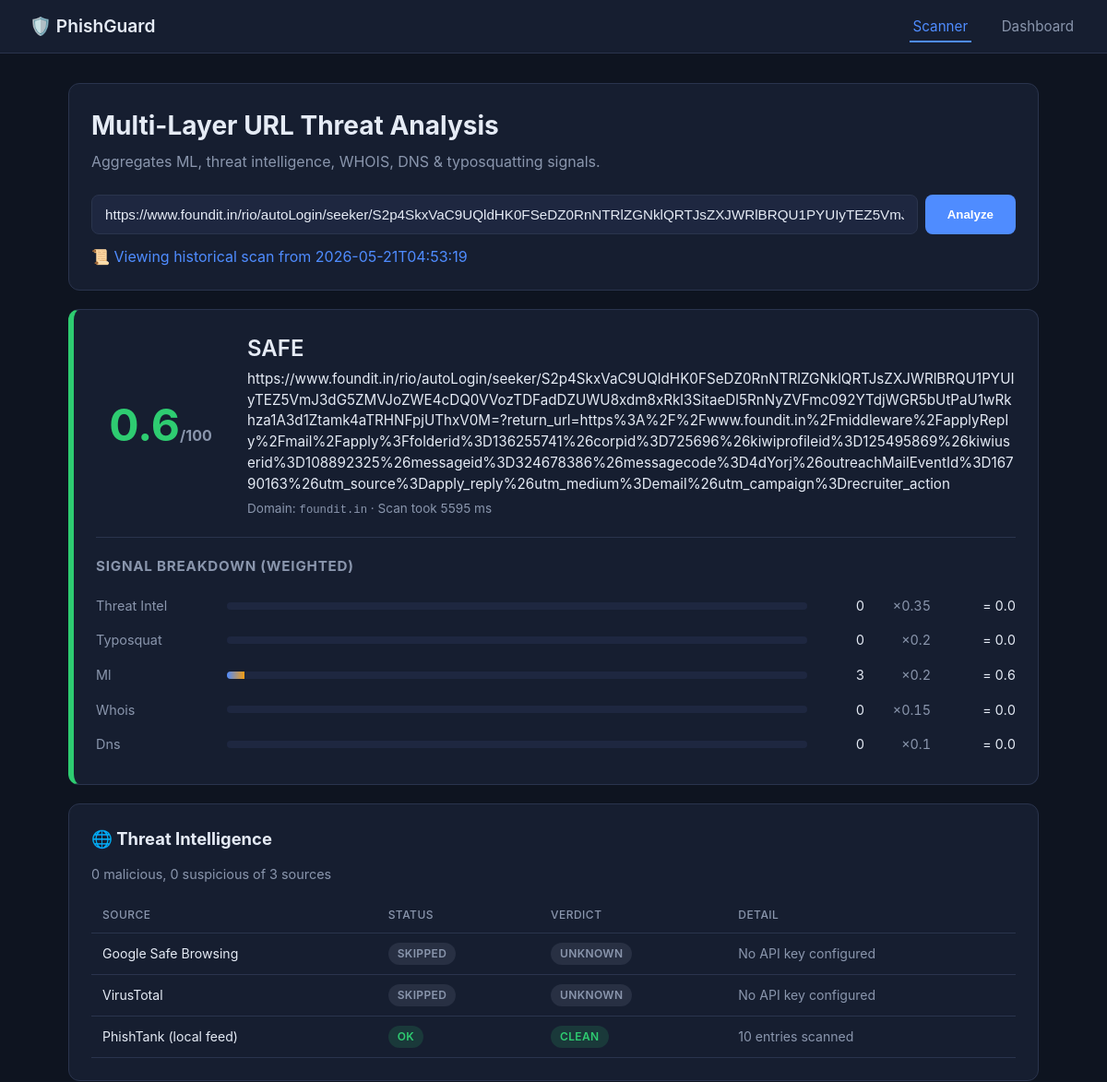
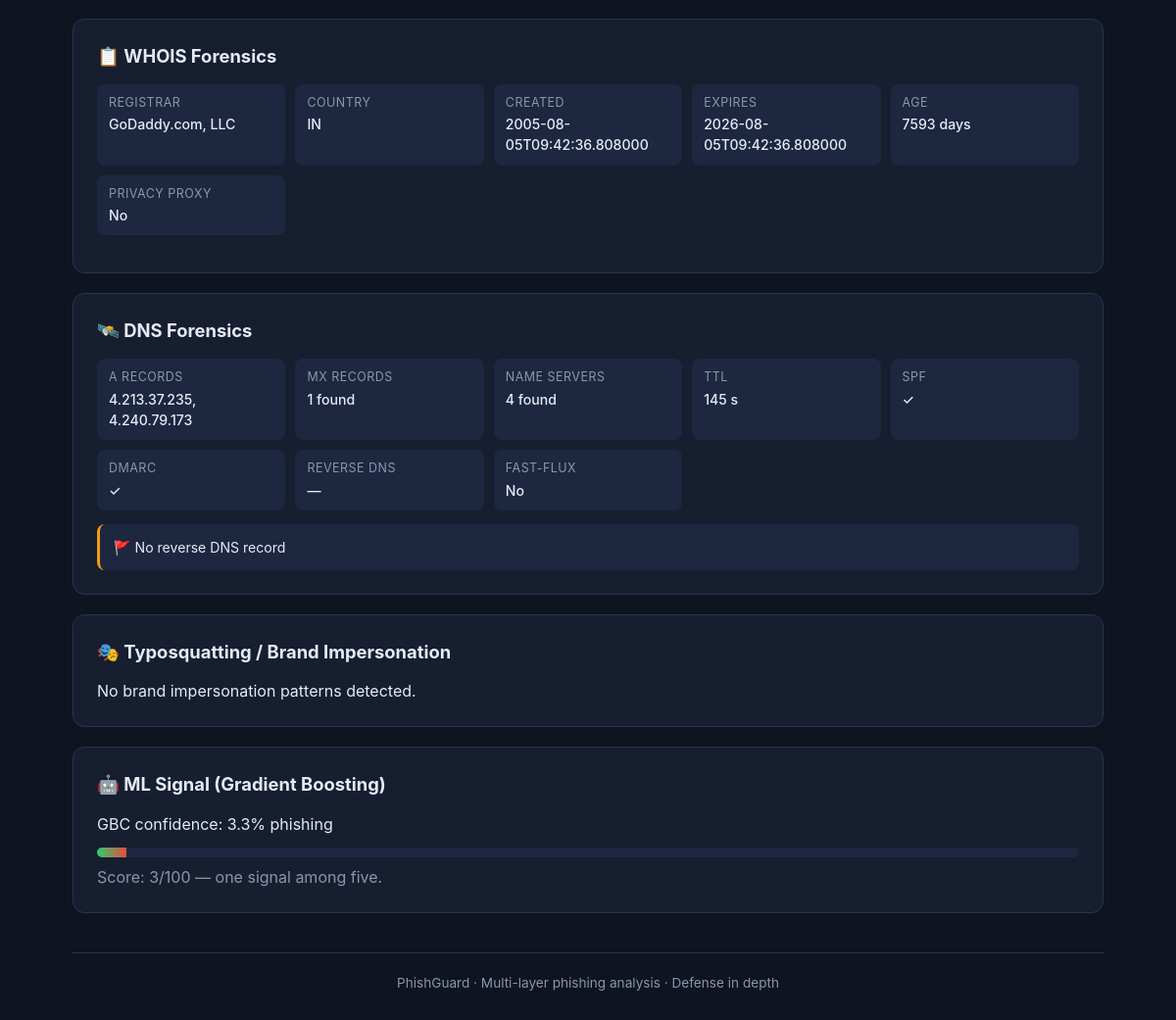
The page /scan/14 on the database its author committed (2 pictures, top to bottom).
### tables this page shows
CREATE TABLE scans (
                id            INTEGER PRIMARY KEY AUTOINCREMENT,
                ts            TEXT    NOT NULL,
                url           TEXT    NOT NULL,
                domain        TEXT,
                client_ip_hash TEXT,
                verdict       TEXT    NOT NULL,
                final_score   REAL    NOT NULL,
                ml_score      INTEGER,
                ti_score      INTEGER,
                whois_score   INTEGER,
                dns_score     INTEGER,
                typo_score    INTEGER,
                full_report   TEXT    NOT NULL
            );

### app.py (the view)
@app.route("/scan/<int:scan_id>")
def scan_detail(scan_id):
    row = db.get_scan(scan_id)
    if not row:
        return redirect(url_for("dashboard"))
    return render_template("index.html", report=row["full_report"], error=None,
                           historical=True)

### modules/db.py (called while the page is built)
def _conn():
    os.makedirs(os.path.dirname(_DB_PATH), exist_ok=True)
    c = sqlite3.connect(_DB_PATH)
    c.row_factory = sqlite3.Row
    return c

def get_scan(scan_id):
    with _conn() as c:
        row = c.execute("SELECT * FROM scans WHERE id=?", (scan_id,)).fetchone()
        if not row:
            return None
        d = dict(row)
        d["full_report"] = json.loads(d["full_report"])
        return d

### templates/index.html (shortened to what this page needs)
<!DOCTYPE html>
<html lang="en">
<head>
  <link rel="stylesheet" href="{{ url_for('static', filename='styles.css') }}">
</head>
<body>
<nav class="topnav">
  <div class="brand">🛡️ PhishGuard</div>
  <div class="navlinks">
    <a href="{{ url_for('index') }}" class="active">Scanner</a>
    <a href="{{ url_for('dashboard') }}">Dashboard</a>
  </div>
</nav>
<main class="container">
  <section class="scanner-card">
    <h1>Multi-Layer URL Threat Analysis</h1>
    <p class="subtitle">Aggregates ML, threat intelligence, WHOIS, DNS &amp; typosquatting signals.</p>
    <form action="/" method="post" class="scan-form">
      <input type="text" name="url" placeholder="https://example.com/login"
             required autofocus
             value="{{ report.url if report else '' }}">
      <button type="submit">Analyze</button>
    </form>
    {% if historical %}<p class="info">📜 Viewing historical scan from {{ report.scanned_at }}</p>{% endif %}
  </section>
  {% if report %}
  <section class="verdict-card verdict-{{ report.verdict.color }}">
    <div class="verdict-main">
      <div class="verdict-score">{{ report.verdict.final_score }}<span>/100</span></div>
      <div class="verdict-text">
        <div class="verdict-label">{{ report.verdict.verdict }}</div>
        <div class="verdict-url">{{ report.url }}</div>
        <div class="verdict-meta">Domain: <code>{{ report.domain }}</code> · Scan took {{ report.duration_ms }} ms</div>
      </div>
    </div>
    <div class="breakdown">
      <h3>Signal Breakdown (weighted)</h3>
      {% for key, info in report.verdict.breakdown.items() %}
      <div class="bd-row">
        <span class="bd-name">{{ key.replace('_', ' ').title() }}</span>
        <div class="bd-bar"><div class="bd-fill" style="width: {{ info.raw_score }}%"></div></div>
        <span class="bd-score">{{ info.raw_score }}</span>
        <span class="bd-weight">×{{ info.weight }}</span>
        <span class="bd-contrib">= {{ info.contribution }}</span>
      </div>
      {% endfor %}
    </div>
  </section>
  <section class="module-card">
    <h2>🌐 Threat Intelligence</h2>
    <p class="module-sub">{{ report.signals.threat_intel.malicious_hits }} malicious, {{ report.signals.threat_intel.suspicious_hits }} suspicious of {{ report.signals.threat_intel.sources|length }} sources</p>
    <table class="ti-table">
      <thead><tr><th>Source</th><th>Status</th><th>Verdict</th><th>Detail</th></tr></thead>
      <tbody>
      {% for s in report.signals.threat_intel.sources %}
        <tr>
          <td>{{ s.source }}</td>
          <td><span class="pill pill-{{ s.status|lower }}">{{ s.status }}</span></td>
          <td><span class="pill pill-{{ s.verdict }}">{{ s.verdict }}</span></td>
          <td class="detail">{{ s.detail }}</td>
        </tr>
      {% endfor %}
      </tbody>
    </table>
  </section>
  <section class="module-card">
    <h2>📋 WHOIS Forensics</h2>
    <div class="kv-grid">
      <div><span>Registrar</span><strong>{{ report.signals.whois.registrar or '—' }}</strong></div>
      <div><span>Country</span><strong>{{ report.signals.whois.registrant_country or '—' }}</strong></div>
      <div><span>Created</span><strong>{{ report.signals.whois.creation_date or '—' }}</strong></div>
      <div><span>Expires</span><strong>{{ report.signals.whois.expiration_date or '—' }}</strong></div>
      <div><span>Age</span><strong>{{ report.signals.whois.age_days if report.signals.whois.age_days is not none else '—' }} days</strong></div>
      <div><span>Privacy proxy</span><strong>{{ 'Yes' if report.signals.whois.privacy_protected else 'No' }}</strong></div>
    </div>
  </section>
  <section class="module-card">
    <h2>🛰️ DNS Forensics</h2>
    <div class="kv-grid">
      <div><span>A records</span><strong>{{ report.signals.dns.a_records|join(', ') or '—' }}</strong></div>
      <div><span>MX records</span><strong>{{ report.signals.dns.mx_records|length }} found</strong></div>
      <div><span>Name servers</span><strong>{{ report.signals.dns.ns_records|length }} found</strong></div>
      <div><span>TTL</span><strong>{{ report.signals.dns.ttl or '—' }} s</strong></div>
      <div><span>SPF</span><strong>{{ '✓' if report.signals.dns.has_spf else '✗' }}</strong></div>
      <div><span>DMARC</span><strong>{{ '✓' if report.signals.dns.has_dmarc else '✗' }}</strong></div>
      <div><span>Reverse DNS</span><strong>{{ report.signals.dns.reverse_dns or '—' }}</strong></div>
      <div><span>Fast-flux</span><strong>{{ 'YES ⚠️' if report.signals.dns.fast_flux_indicator else 'No' }}</strong></div>
    </div>
    {% if report.signals.dns.flags %}
    <ul class="flags">
      {% for f in report.signals.dns.flags %}<li>🚩 {{ f }}</li>{% endfor %}
    </ul>
    {% endif %}
  </section>
  <section class="module-card">
    <h2>🎭 Typosquatting / Brand Impersonation</h2>
    {% if report.signals.typosquat.matched_brand %}
      <p>Potential impersonation of <strong>{{ report.signals.typosquat.matched_brand }}</strong>
         <span class="pill pill-malicious">{{ report.signals.typosquat.match_type.replace('_', ' ') }}</span>
         {% if report.signals.typosquat.edit_distance is not none %}
         · edit distance {{ report.signals.typosquat.edit_distance }}
         {% endif %}
      </p>
    {% else %}
      <p>No brand impersonation patterns detected.</p>
    {% endif %}
  </section>
  <section class="module-card">
    <h2>🤖 ML Signal (Gradient Boosting)</h2>
    {% if report.signals.ml.available %}
      <p>{{ report.signals.ml.detail }}</p>
      <div class="meter">
        <div class="meter-fill" style="width: {{ report.signals.ml.score }}%"></div>
      </div>
      <p class="muted">Score: {{ report.signals.ml.score }}/100 — one signal among five.</p>
    {% else %}
      <p class="muted">{{ report.signals.ml.detail }}</p>
    {% endif %}
  </section>
  {% endif %}
  <footer class="footer">
    <p>PhishGuard · Multi-layer phishing analysis · Defense in depth</p>
  </footer>
</main>
</body>
</html>

### rows shown on the page
scans: verdict.verdict "SAFE", url "https://www.foundit.in/rio/autoLogin/seeker/S2p4SkxVaC9UQldHK0FSeDZ0RnNTRlZGNklQRTJsZXJWRlBRQU1PYUIyTEZ5VmJ3dG5ZMVJoZWE4cDQ0VVozTDFadDZUWU8xdm8xRkl3SitaeDl5RnNyZVFmc092YTdjWGR5bUtPaU1wRkhza1A3d1Ztamk4aTRHNFpjUThxV0M=?return_url=https%3A%2F%2Fwww.foundit.in%2Fmiddleware%2FapplyReply%2Fmail%2Fapply%3Ffolderid%3D136255741%26corpid%3D725696%26kiwiprofileid%3D125495869%26kiwiuserid%3D108892325%26messageid%3D324678386%26messagecode%3D4dYorj%26outreachMailEventId%3D16790163%26utm_source%3Dapply_reply%26utm_medium%3Demail%26utm_campaign%3Drecruiter_action", domain "foundit.in"

### other values the page prints
{{ report.scanned_at }} "2026-05-21T04:53:19"
{{ report.verdict.final_score }} "0.6"
{{ report.duration_ms }} "5595"
{{ key.replace('_', ' ').title() }} "Threat Intel" "Typosquat" "Ml" "Whois" "Dns"
{{ info.raw_score }} "0" "0" "3" "0" "0"
{{ info.weight }} "0.35" "0.2" "0.2" "0.15" "0.1"
{{ info.contribution }} "0.0" "0.0" "0.6" "0.0" "0.0"
{{ report.signals.threat_intel.malicious_hits }} "0"
{{ report.signals.threat_intel.suspicious_hits }} "0"
{{ report.signals.threat_intel.sources|length }} "3"
{{ s.source }} "Google Safe Browsing" "VirusTotal" "PhishTank (local feed)"
{{ s.status }} "SKIPPED" "SKIPPED" "OK"
{{ s.verdict }} "UNKNOWN" "UNKNOWN" "CLEAN"
{{ s.detail }} "No API key configured" "No API key configured" "10 entries scanned"
{{ report.signals.whois.registrar or '—' }} "GoDaddy.com, LLC"
